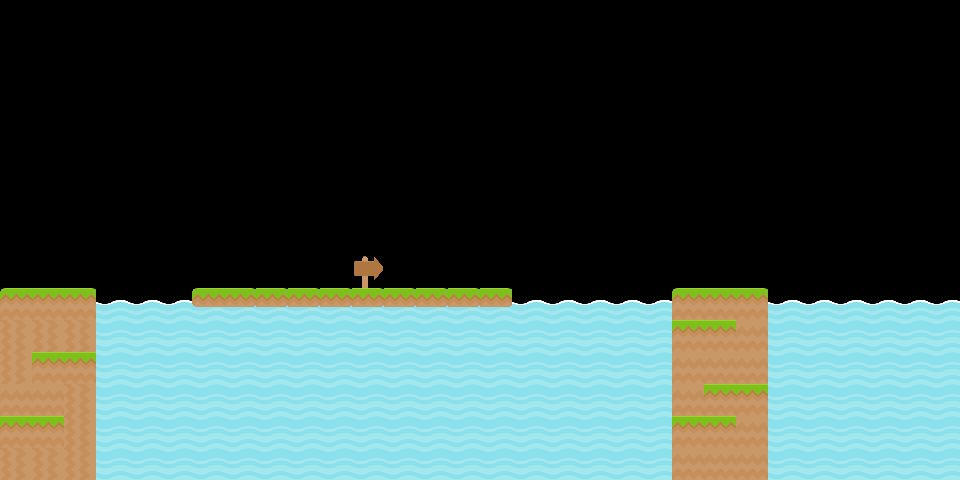

The image is a tile-based game level rendered from a .tmx file. Its description and source (layers, tilesets, objects; grid data summarised) follow:
An orthogonal 30x15 tile map with 32x32 px tiles, 1 tile layer (ground) and 6 objects.

<map version="1.0" orientation="orthogonal" width="30" height="15" tilewidth="32" tileheight="32">
 <tileset firstgid="1" name="map_atlas" tilewidth="32" tileheight="32">
  <image source="../sheets/map_sheet.png" width="128" height="128" />
 </tileset>
 <layer name="ground" width="30" height="15">
  <data>[450 cells, 181 non-empty, 9 distinct tile ids]</data>
 </layer>
 <objectgroup name="ground_obj" width="32" height="16">
  <object x="0" y="288" width="96" height="192" />
  <object x="192" y="288" width="320" height="16" />
  <object x="672" y="288" width="96" height="192" />
 </objectgroup>
 <objectgroup name="enemy_obj" width="30" height="15">
  <object x="224" y="256" width="32" height="32" />
  <object x="416" y="256" width="32" height="32" />
  <object x="704" y="256" width="32" height="32" />
 </objectgroup>
</map>
